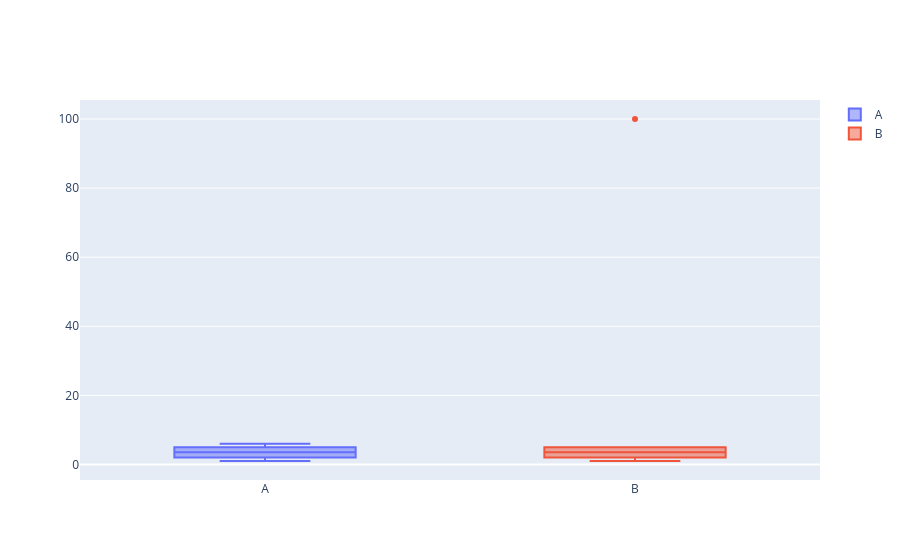

The cell this chart's notebook holds for it:
### Code cell
import plotly.graph_objects as go 

fig = go.Figure() 

fig.add_trace(
    go.Box(
        y=df["A"],
        name = "A"
    )
)
fig.add_trace(
    go.Box(
        y=df["B"],
        name = "B"
    )
)
fig.show()

### Figure 1 — Plotly figure (JSON) as saved in the notebook; plotly's stock layout.template omitted (floating-point values rounded to 4 significant figures)
{"data": [{"name": "A", "type": "box", "y": [1, 2, 3, 4, 5, 6]}, {"name": "B", "type": "box", "y": [1, 2, 3, 4, 5, 100]}], "layout": {}}
